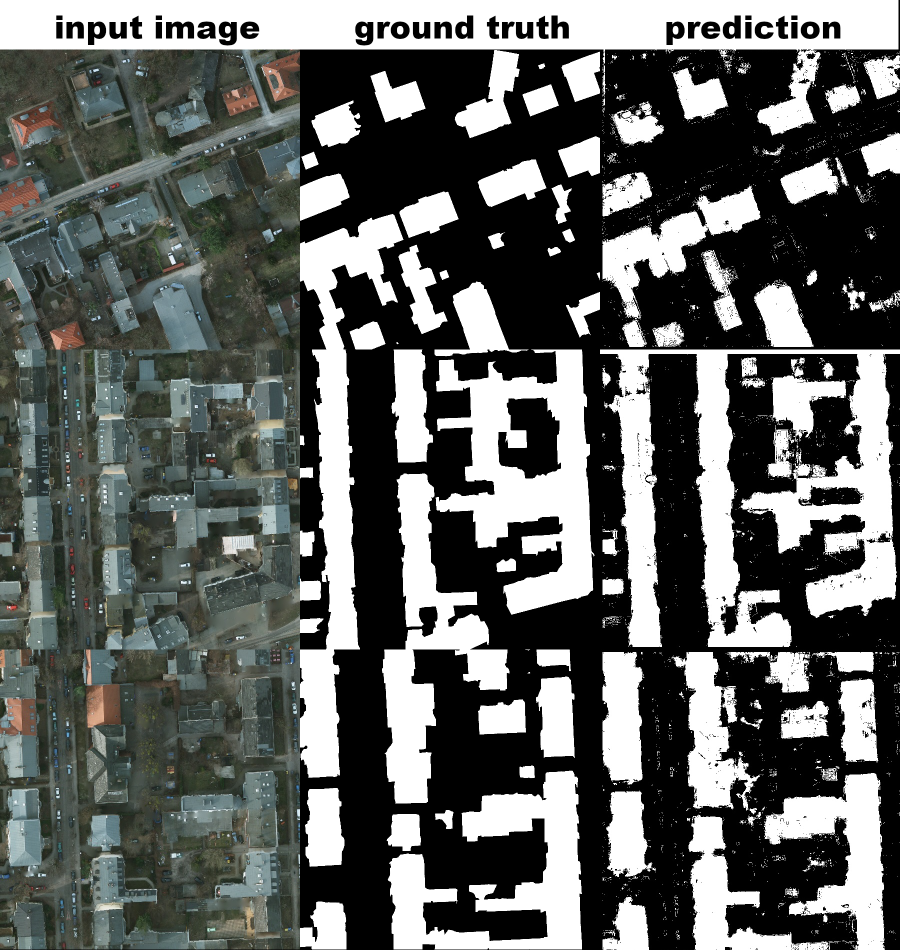
#> input picture pots/image.png, 1800 x 1900 px (shown at 1/2 size)
$ python sliding_win_on_img.py --image pots/image.png
#> lines starting #> are read from the running program, lines starting #| are printed output that depends on the picture
import numpy as np
import argparse
import time
import cv2

# import the necessary packages
import imutils

def pyramid(image, scale=1.5, minSize=(30, 30)):
	# yield the original image
	yield image
	# keep looping over the pyramid
	while True:
		# compute the new dimensions of the image and resize it
		w = int(image.shape[1] / scale)
		image = imutils.resize(image, width=w)
		# if the resized image does not meet the supplied minimum
		# size, then stop constructing the pyramid
		if image.shape[0] < minSize[1] or image.shape[1] < minSize[0]:
			break
		# yield the next image in the pyramid
		yield image
def sliding_window(image, stepSize, windowSize):
	# slide a window across the image
	for y in range(0, image.shape[0], stepSize):
		for x in range(0, image.shape[1], stepSize):
			# yield the current window
			yield (x, y, image[y:y + windowSize[1], x:x + windowSize[0]])


# construct the argument parser and parse the arguments
ap = argparse.ArgumentParser()
ap.add_argument("-i", "--image", required=True, help="Path to the image")
args = vars(ap.parse_args())
# load the image and define the window width and height
image = cv2.imread(args["image"])
#> image is the input picture: shape (1900, 1800, 3); mean B, G, R 98.1, 100.3, 97.7
(winW, winH) = (128, 128)
# Using cv2.copyMakeBorder() method
image = cv2.copyMakeBorder(image, 64, 64, 64, 64, cv2.BORDER_CONSTANT)
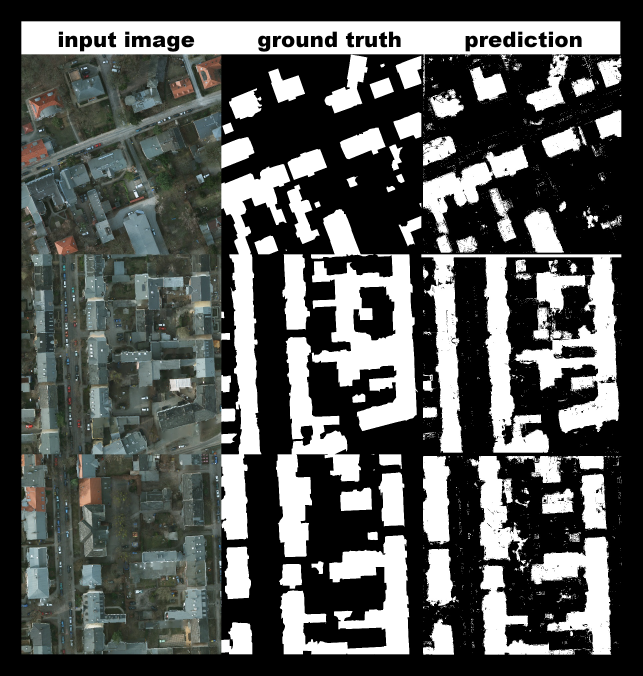
#> image: shape (2028, 1928, 3) (shown at 1/3 size); mean B, G, R 85.8, 87.7, 85.5

# loop over the image pyramid
for resized in pyramid(image, scale=1.5):
	# loop over the sliding window for each layer of the pyramid
	for (x, y, window) in sliding_window(resized, stepSize=16, windowSize=(winW, winH)):
		# if the window does not meet our desired window size, ignore it
		if window.shape[0] != winH or window.shape[1] != winW:
			continue
		# THIS IS WHERE YOU WOULD PROCESS YOUR WINDOW, SUCH AS APPLYING A
		# MACHINE LEARNING CLASSIFIER TO CLASSIFY THE CONTENTS OF THE
		# WINDOW
		# since we do not have a classifier, we'll just draw the window
		clone = resized.copy()
		cv2.rectangle(clone, (x, y), (x + winW, y + winH), (0, 255, 0), 2)
		cv2.imshow("Window", clone)
		cv2.waitKey(1)
		time.sleep(0.025)
#> this loop made 11 passes
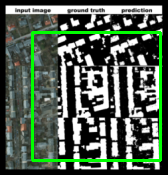
#> clone: shape (175, 168, 3); mean of channels 0, 1, 2 81.9, 97, 81.6; drawn as B, G, R
